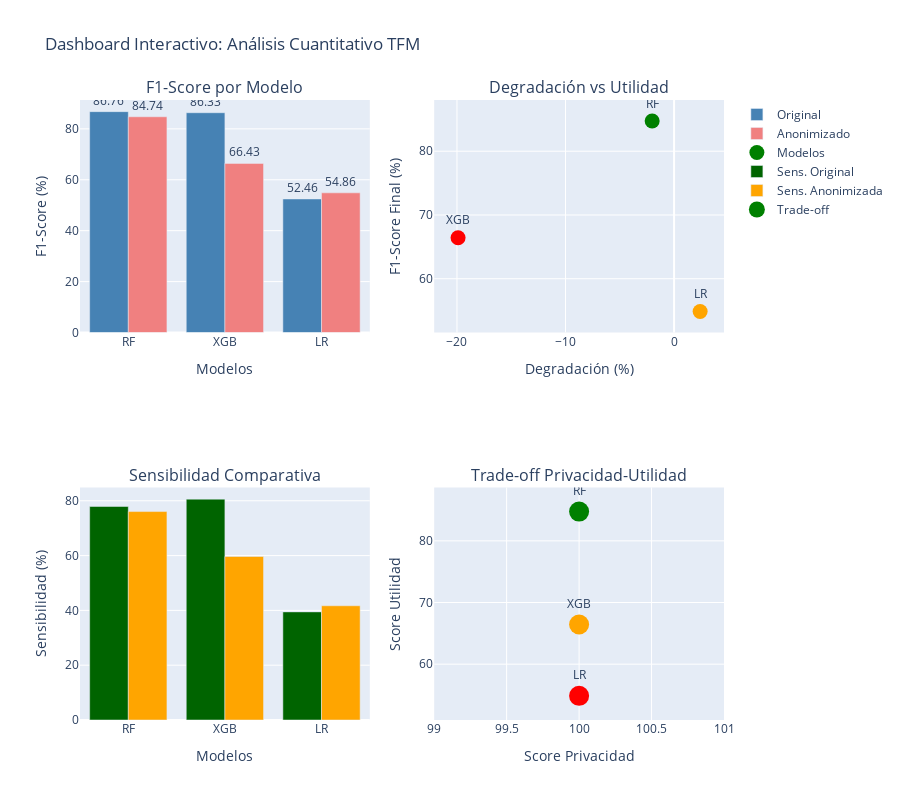

Write notebook code for a chart like this one.
### Code cell
# ============================================================================
# VISUALIZACIÓN INTERACTIVA CON PLOTLY
# ============================================================================

print("\n\n🎨 GENERANDO VISUALIZACIÓN INTERACTIVA")
print("-" * 60)

# Crear dashboard interactivo con Plotly
fig_interactive = make_subplots(
    rows=2, cols=2,
    subplot_titles=('F1-Score por Modelo', 'Degradación vs Utilidad', 
                   'Sensibilidad Comparativa', 'Trade-off Privacidad-Utilidad'),
    specs=[[{"type": "bar"}, {"type": "scatter"}],
           [{"type": "bar"}, {"type": "scatter"}]]
)

# Gráfico 1: F1-Score por modelo
modelos_short = ['RF', 'XGB', 'LR']
fig_interactive.add_trace(
    go.Bar(x=modelos_short, y=[86.76, 86.33, 52.46], name='Original', 
           marker_color='steelblue', text=[86.76, 86.33, 52.46], 
           textposition='outside'),
    row=1, col=1
)
fig_interactive.add_trace(
    go.Bar(x=modelos_short, y=[84.74, 66.43, 54.86], name='Anonimizado', 
           marker_color='lightcoral', text=[84.74, 66.43, 54.86], 
           textposition='outside'),
    row=1, col=1
)

# Gráfico 2: Degradación vs Utilidad
degradaciones_vals = [-2.02, -19.90, 2.40]
utilidad_vals = [84.74, 66.43, 54.86]
fig_interactive.add_trace(
    go.Scatter(x=degradaciones_vals, y=utilidad_vals, mode='markers+text',
               text=modelos_short, textposition='top center',
               marker=dict(size=15, color=['green', 'red', 'orange']),
               name='Modelos'),
    row=1, col=2
)

# Gráfico 3: Sensibilidad comparativa
fig_interactive.add_trace(
    go.Bar(x=modelos_short, y=[77.92, 80.60, 39.45], name='Sens. Original',
           marker_color='darkgreen'),
    row=2, col=1
)
fig_interactive.add_trace(
    go.Bar(x=modelos_short, y=[76.06, 59.66, 41.68], name='Sens. Anonimizada',
           marker_color='orange'),
    row=2, col=1
)

# Gráfico 4: Trade-off Privacidad-Utilidad
privacidad_scores = [100, 100, 100]  # Todos cumplen privacidad
utilidad_final = [84.74, 66.43, 54.86]
fig_interactive.add_trace(
    go.Scatter(x=privacidad_scores, y=utilidad_final, mode='markers+text',
               text=modelos_short, textposition='top center',
               marker=dict(size=20, color=['green', 'orange', 'red'],
                          colorscale='RdYlGn'),
               name='Trade-off'),
    row=2, col=2
)

# Actualizar layout
fig_interactive.update_layout(
    title_text="Dashboard Interactivo: Análisis Cuantitativo TFM",
    showlegend=True,
    height=800
)

# Configurar ejes
fig_interactive.update_xaxes(title_text="Modelos", row=1, col=1)
fig_interactive.update_yaxes(title_text="F1-Score (%)", row=1, col=1)
fig_interactive.update_xaxes(title_text="Degradación (%)", row=1, col=2)
fig_interactive.update_yaxes(title_text="F1-Score Final (%)", row=1, col=2)
fig_interactive.update_xaxes(title_text="Modelos", row=2, col=1)
fig_interactive.update_yaxes(title_text="Sensibilidad (%)", row=2, col=1)
fig_interactive.update_xaxes(title_text="Score Privacidad", row=2, col=2)
fig_interactive.update_yaxes(title_text="Score Utilidad", row=2, col=2)

# Mostrar gráfico interactivo
fig_interactive.show()

print("✅ Visualización interactiva generada")

### Figure 1 — Plotly figure (JSON) as saved in the notebook; plotly's stock layout.template omitted (floating-point values rounded to 4 significant figures)
{"data": [{"marker": {"color": "steelblue"}, "name": "Original", "text": ["86.76", "86.33", "52.46"], "textposition": "outside", "type": "bar", "x": ["RF", "XGB", "LR"], "xaxis": "x", "y": [86.76, 86.33, 52.46], "yaxis": "y"}, {"marker": {"color": "lightcoral"}, "name": "Anonimizado", "text": ["84.74", "66.43", "54.86"], "textposition": "outside", "type": "bar", "x": ["RF", "XGB", "LR"], "xaxis": "x", "y": [84.74, 66.43, 54.86], "yaxis": "y"}, {"marker": {"color": ["green", "red", "orange"], "size": 15}, "mode": "markers+text", "name": "Modelos", "text": ["RF", "XGB", "LR"], "textposition": "top center", "type": "scatter", "x": [-2.02, -19.9, 2.4], "xaxis": "x2", "y": [84.74, 66.43, 54.86], "yaxis": "y2"}, {"marker": {"color": "darkgreen"}, "name": "Sens. Original", "type": "bar", "x": ["RF", "XGB", "LR"], "xaxis": "x3", "y": [77.92, 80.6, 39.45], "yaxis": "y3"}, {"marker": {"color": "orange"}, "name": "Sens. Anonimizada", "type": "bar", "x": ["RF", "XGB", "LR"], "xaxis": "x3", "y": [76.06, 59.66, 41.68], "yaxis": "y3"}, {"marker": {"color": ["green", "orange", "red"], "colorscale": [[0, "rgb(165,0,38)"], [0.1, "rgb(215,48,39)"], [0.2, "rgb(244,109,67)"], [0.3, "rgb(253,174,97)"], [0.4, "rgb(254,224,139)"], [0.5, "rgb(255,255,191)"], [0.6, "rgb(217,239,139)"], [0.7, "rgb(166,217,106)"], [0.8, "rgb(102,189,99)"], [0.9, "rgb(26,152,80)"], [1, "rgb(0,104,55)"]], "size": 20}, "mode": "markers+text", "name": "Trade-off", "text": ["RF", "XGB", "LR"], "textposition": "top center", "type": "scatter", "x": [100, 100, 100], "xaxis": "x4", "y": [84.74, 66.43, 54.86], "yaxis": "y4"}], "layout": {"annotations": [{"font": {"size": 16}, "showarrow": false, "text": "F1-Score por Modelo", "x": 0.225, "xanchor": "center", "xref": "paper", "y": 1, "yanchor": "bottom", "yref": "paper"}, {"font": {"size": 16}, "showarrow": false, "text": "Degradación vs Utilidad", "x": 0.775, "xanchor": "center", "xref": "paper", "y": 1, "yanchor": "bottom", "yref": "paper"}, {"font": {"size": 16}, "showarrow": false, "text": "Sensibilidad Comparativa", "x": 0.225, "xanchor": "center", "xref": "paper", "y": 0.375, "yanchor": "bottom", "yref": "paper"}, {"font": {"size": 16}, "showarrow": false, "text": "Trade-off Privacidad-Utilidad", "x": 0.775, "xanchor": "center", "xref": "paper", "y": 0.375, "yanchor": "bottom", "yref": "paper"}], "height": 800, "showlegend": true, "title": {"text": "Dashboard Interactivo: Análisis Cuantitativo TFM"}, "xaxis": {"anchor": "y", "domain": [0, 0.45], "title": {"text": "Modelos"}}, "xaxis2": {"anchor": "y2", "domain": [0.55, 1], "title": {"text": "Degradación (%)"}}, "xaxis3": {"anchor": "y3", "domain": [0, 0.45], "title": {"text": "Modelos"}}, "xaxis4": {"anchor": "y4", "domain": [0.55, 1], "title": {"text": "Score Privacidad"}}, "yaxis": {"anchor": "x", "domain": [0.625, 1], "title": {"text": "F1-Score (%)"}}, "yaxis2": {"anchor": "x2", "domain": [0.625, 1], "title": {"text": "F1-Score Final (%)"}}, "yaxis3": {"anchor": "x3", "domain": [0, 0.375], "title": {"text": "Sensibilidad (%)"}}, "yaxis4": {"anchor": "x4", "domain": [0, 0.375], "title": {"text": "Score Utilidad"}}}}
